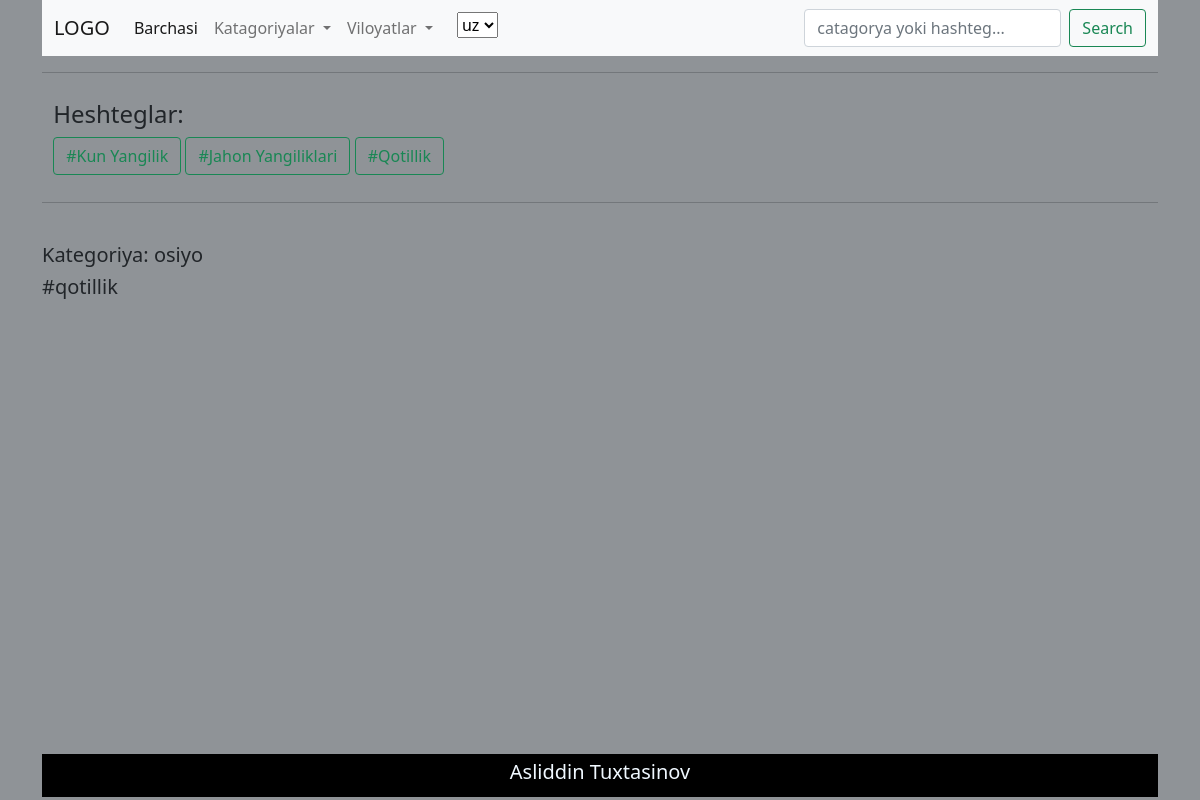
The page /uz/post/uchinchi on the database its author committed.
### app/models.py (models this page shows, shortened)
class Hashtags(models.Model):
    name = models.CharField(max_length=255, blank=True, null=True)
    slug = models.SlugField(max_length=255, blank=True, null=True)
    class Meta:
        verbose_name_plural = 'Hashtags'
    def get_absolute_url(self):
        return reverse("hashtag", kwargs={"slug": self.slug}) # f'hashtag/{self.slug}'
    def __str__(self):
        return self.name

class Blog(TranslatableModel):
    translations = TranslatedFields(
        title       = models.CharField(max_length = 255, verbose_name = _('Title')),
        description = models.TextField(verbose_name = _('Description')))
    slug       = models.SlugField(max_length = 255, unique = True)
    created_at = models.DateTimeField(auto_now_add = True,)
    image      = models.ImageField(upload_to = 'blogimages')
    region     = models.ForeignKey(Regions, on_delete  = models.CASCADE,)
    category   = models.ForeignKey(Category, on_delete = models.CASCADE,)
    hashtag    = models.ForeignKey(Hashtags, on_delete = models.CASCADE)
    class Meta:
        verbose_name_plural = 'Blog'

class Category(models.Model):
    name       = models.CharField(max_length=255, blank=True, null=True)
    slug       = models.SlugField(max_length=255, unique=True, blank=True, null=True)
    created_at = models.DateTimeField(auto_now_add=True)
    class Meta:
        verbose_name_plural = "Categories"
    def __str__(self):
        return self.name
    def get_absolute_url(self):
        return reverse("categories", kwargs={"slug": self.slug}) # f'categories/{self.slug}'

### app/views.py (the view)
# urls.py: path( 'post/<slug:slug>', SinglePageView.as_view(), name = "post" ),
class SinglePageView(DetailView):
    model = Blog
    context_object_name = 'post'
    template_name = 'post-detal.html'
    def get_context_data(self,*args, **kwargs):
        context = super().get_context_data()
        context['category'] = Category.objects.all()
        context['regions']  = Regions.objects.all()
        context['hashtegs'] = Hashtags.objects.all()
        return context

### app/models.py (called while the page is built)
    def get_absolute_url(self):
        return reverse("regions", kwargs={"slug": self.slug})  # f'regions/{self.slug}'

### templates/post-detal.html (shortened to what this page needs)
{% extends "nav-foot.html" %}
{% load i18n %}
{% load static %}
{% block style %} <link rel="stylesheet" href="{% static 'style/postDetal.css' %}"> {% endblock style %}
{% block content %}
<div class="mid">
    <div class="pic">
    </div>
</div>
<div class="bot">
    <div class="categorya">
        <h5>{% trans 'Kategoriya' %}: {{ post.category }}</h5>
    </div>
    <div class="hashtags" >
        <h5>#{{ post.hashtag }}</h5>
    </div>
    <div class="desc">
    </div>
</div>
{% endblock content %}

### templates/nav-foot.html (shortened to what this page needs)
{% load i18n %}
{% load static %}
<!DOCTYPE html>
<html lang="en">
<head>
    <link href="https://cdn.jsdelivr.net/npm/bootstrap@5.0.1/dist/css/bootstrap.min.css" rel="stylesheet">
    <link rel="stylesheet" href="{% static 'style/style.css' %}">
    {% block style %}{% endblock style %}
</head>
<body>
    <header>
        <div class="container">
            <nav class="navbar navbar-expand-lg navbar-light bg-light" id="nav">
                <div class="container-fluid">
                  <a class="navbar-brand" href="/">LOGO</a>
                    <div class="collapse navbar-collapse" id="navbarSupportedContent">
                        <ul class="navbar-nav me-auto mb-2 mb-lg-0">
                            <li class="nav-item">
                                <a class="nav-link active" aria-current="page" href="/">{% trans 'Barchasi' %}</a>
                            </li>
                            <li class="nav-item dropdown">
                                <a class="nav-link dropdown-toggle" href="#" id="navbarDropdown" role="button" data-bs-toggle="dropdown" aria-expanded="false">{% trans 'Katagoriyalar' %}
                                </a>
                            </li>
                            <li class="nav-item dropdown">
                                <a class="nav-link dropdown-toggle" href="#" id="navbarDropdown" role="button" data-bs-toggle="dropdown" aria-expanded="false">{% trans 'Viloyatlar' %}
                                </a>
                            </li>
                            <li class="dropdown-item">
                                <form action="{% url 'set_language' %}" method="post">{% csrf_token %}
                                    <select name="language" onchange="this.form.submit()">
                                        {% get_current_language as LANGUAGE_CODE %}
                                        {% get_available_languages as LANGUAGES %}
                                        {% get_language_info_list for LANGUAGES as languages %}
                                        {% for language in languages %}
                                            <option value="{{ language.code }}"{% if language.code == LANGUAGE_CODE %}
                                                    selected{% endif %}>
                                                {{ language.code }}
                                            </option>
                                        {% endfor %}
                                    </select>
                                </form>
                            </li>
                        </ul>
                        <form class="d-flex" method="GET" action="{% url 'search_post' %}">
                            <input class="form-control me-2" type="search" placeholder="{% trans 'catagorya yoki hashteg...' %}" aria-label="Search" name="q">
                            <button class="btn btn-outline-success" type="submit">Search</button>
                        </form>
                    </div>
                </div>
            </nav><hr>
            <div class="tegs" style="padding: 1%;">
                <h4>{% trans 'Heshteglar' %}:</h4>
                    <div class="texna">
                        {% for tag in hashtegs %}
                            <a href="{{tag.get_absolute_url}}"><button class="btn btn-outline-success">#{{tag.name|title}}</button></a>
                        {% endfor %}
                    </div>
            </div><hr>
        </div>
    </header>
    <main style="min-height: 535px;">
        <div class="container">
            {% block content %}{% endblock content %}
        </div>
    </main>
    <footer>
        <div class="container">
            <div class="foot" style="padding: 0.5%;">
                <h5>Asliddin Tuxtasinov</h5>
            </div>
        </div>
    </footer>
</body>
</html>

### static/style/style.css (style rules this page uses)
* { margin: 0; padding: 0; }
body { background-color: rgba(63, 70, 77, 0.582); }
main .container { margin: 10px auto; }
footer .container .foot { text-align: center; font: bold; color: aliceblue; background-color: black; }

### static/style/postDetal.css (style rules this page uses)
.bot .desc { padding: 5px; text-align: justify; }

### rows shown on the page
Hashtags: name "Kun Yangilik"
Hashtags: name "Jahon Yangiliklari"
Hashtags: name "Qotillik"
Blog: category "osiyo", hashtag "qotillik"

### other values the page prints
form field language "uz"
